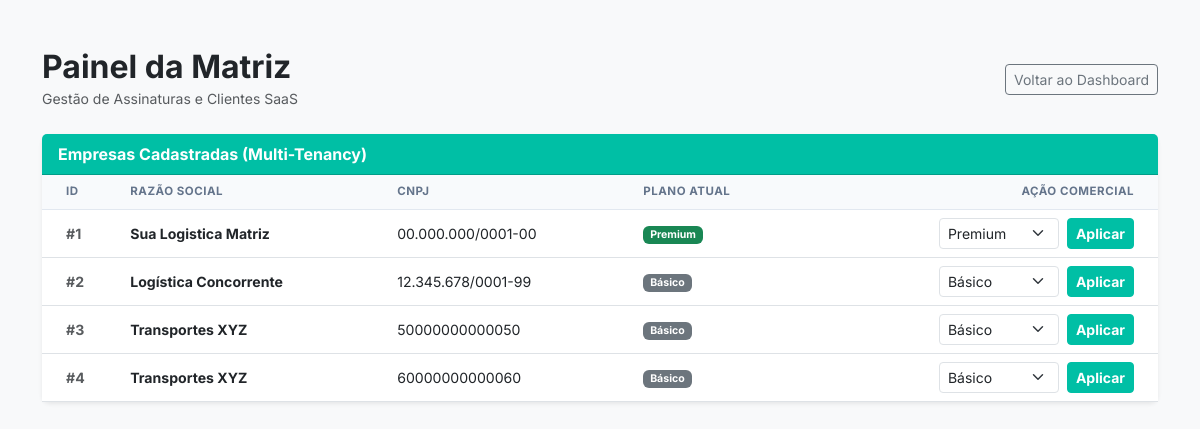
/painel_matriz (signed in), run on the app's committed database.
### app.py (models this page shows)
class Empresa(db.Model):
    id = db.Column(db.Integer, primary_key=True)
    razao_social = db.Column(db.String(150), nullable=False)
    cnpj = db.Column(db.String(20), unique=True, nullable=True)
    plano_assinatura = db.Column(db.String(50), default='Básico') # Básico, Premium, Standard

### app.py (the view)
@app.route('/painel_matriz')
@login_required
def painel_matriz():
    if current_user.email != 'admin@checkuplog.com':
        flash("ACESSO NEGADO: Área restrita à diretoria da Logcare Matriz.", "danger")
        return redirect(url_for('painel_gerencial'))
    todas_empresas = Empresa.query.all()
    return render_template('admin.html', empresas=todas_empresas)

### auth.py (called while the page is built, shortened)
def inicializar_auth(app, db, login_manager):
    global UsuarioModel
    class Usuario(UserMixin, db.Model):
        __tablename__ = 'usuario'
        id = db.Column(db.Integer, primary_key=True)
        empresa_id = db.Column(db.Integer, db.ForeignKey('empresa.id'), nullable=False)
        id = db.Column(db.Integer, primary_key=True)
        email = db.Column(db.String(120), unique=True, nullable=False)
        nome = db.Column(db.String(100), nullable=False)
        senha_hash = db.Column(db.String(256), nullable=False)
    UsuarioModel = Usuario
    @login_manager.user_loader
    def carregar_usuario(user_id):
        return UsuarioModel.query.get(int(user_id))
    return UsuarioModel

### templates/admin.html (shortened to what this page needs)
<!DOCTYPE html>
<html lang="pt-br">
<head>
    <link href="https://cdn.jsdelivr.net/npm/bootstrap@5.3.0/dist/css/bootstrap.min.css" rel="stylesheet">
    <link rel="stylesheet" href="{{ url_for('static', filename='css/style.css') }}">
</head>
<body class="bg-light">
    <div class="container mt-5">
        <div class="d-flex justify-content-between align-items-center mb-4">
            <div>
                <h2 class="fw-bold text-dark mb-0">Painel da Matriz</h2>
                <small class="text-muted">Gestão de Assinaturas e Clientes SaaS</small>
            </div>
            <a href="{{ url_for('painel_gerencial') }}" class="btn btn-outline-secondary btn-sm">Voltar ao Dashboard</a>
        </div>
        <div class="card shadow-sm border-0">
            <div class="card-header bg-empresa text-white fw-bold">
                Empresas Cadastradas (Multi-Tenancy)
            </div>
            <div class="card-body p-0">
                <table class="table table-hover align-middle mb-0">
                    <thead class="table-light">
                        <tr>
                            <th class="ps-4">ID</th>
                            <th>Razão Social</th>
                            <th>CNPJ</th>
                            <th>Plano Atual</th>
                            <th class="pe-4 text-end">Ação Comercial</th>
                        </tr>
                    </thead>
                    <tbody>
                        {% for empresa in empresas %}
                        <tr>
                            <td class="ps-4 text-muted fw-bold">#{{ empresa.id }}</td>
                            <td class="fw-bold text-dark">{{ empresa.razao_social }}</td>
                            <td>{{ empresa.cnpj if empresa.cnpj else 'Não informado' }}</td>
                            <td>
                                <span class="badge {% if empresa.plano_assinatura == 'Premium' %}bg-success{% elif empresa.plano_assinatura == 'Standard' %}bg-primary{% else %}bg-secondary{% endif %}">
                                    {{ empresa.plano_assinatura }}
                                </span>
                            </td>
                            <td class="pe-4 text-end">
                                <form action="{{ url_for('mudar_plano', empresa_id=empresa.id) }}" method="POST" class="d-flex justify-content-end gap-2">
                                    <select name="novo_plano" class="form-select form-select-sm" style="width: 120px;">
                                        <option value="Básico" {% if empresa.plano_assinatura == 'Básico' %}selected{% endif %}>Básico</option>
                                        <option value="Premium" {% if empresa.plano_assinatura == 'Premium' %}selected{% endif %}>Premium</option>
                                    </select>
                                    <button type="submit" class="btn btn-empresa btn-sm fw-bold">Aplicar</button>
                                </form>
                            </td>
                        </tr>
                        {% endfor %}
                    </tbody>
                </table>
            </div>
        </div>
    </div>
</body>
</html>

### static/css/style.css (style rules this page uses)
:root { --cor-primaria: #00bfa5; --cor-primaria-hover: #009688; --cor-grafite-dark: #1e293b; --cor-grafite-muted: #64748b; --cor-cinza-bg: #f8fafc; --cor-borda: #e2e8f0; }
* { font-family: "Inter", -apple-system, BlinkMacSystemFont, sans-serif; }
body { background-color: var(--cor-cinza-bg); color: var(--cor-grafite-dark); }
.bg-empresa { background-color: var(--cor-primaria) !important; color: #ffffff !important; }
.card { border: 1px solid var(--cor-borda); border-radius: 8px; background-color: #ffffff; }
.btn-empresa { background-color: var(--cor-primaria); color: #ffffff; border: 1px solid var(--cor-primaria); font-weight: 600; }
.table { font-size: 0.88rem; }
.table thead th { background-color: #f8fafc; color: var(--cor-grafite-muted); text-transform: uppercase; font-size: 0.72rem; letter-spacing: 0.5px; font-weight: 700; border-bottom: 1px solid var(--cor-borda); }

### data on the page
Empresa: id "1", razao_social "Sua Logistica Matriz", cnpj "00.000.000/0001-00", plano_assinatura "Premium", novo_plano "Premium"
Empresa: id "2", razao_social "Logística Concorrente", cnpj "12.345.678/0001-99", plano_assinatura "Básico", novo_plano "Básico"
Empresa: id "3", razao_social "Transportes XYZ", cnpj "50000000000050", plano_assinatura "Básico", novo_plano "Básico"
Empresa: id "4", razao_social "Transportes XYZ", cnpj "60000000000060", plano_assinatura "Básico", novo_plano "Básico"
